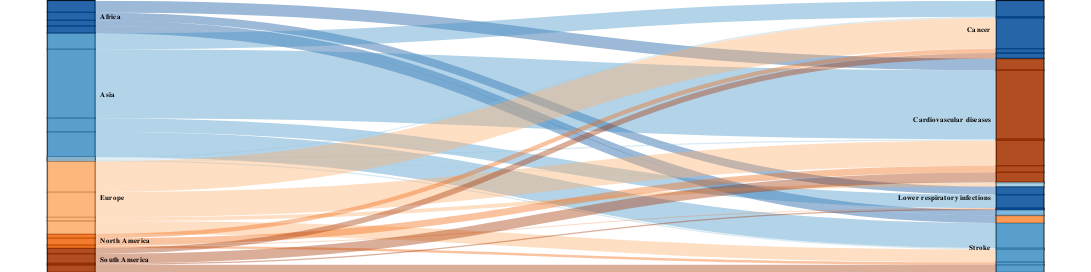

Source (Vega-Lite JSON):
### Vega specification from a JSON file in a GitHub repository (floating-point values rounded to 4 significant figures)
{"$schema": "https://vega.github.io/schema/vega/v5.0.json", "width": 1600, "height": 400, "autosize": "fit", "data": [{"name": "rawData", "values": {"aggregations": {"table": {"buckets": [{"key": {"stk1": "Africa", "stk2": "Cardiovascular diseases"}, "doc_count": 1900000, "col": "#2171b5"}, {"key": {"stk1": "Africa", "stk2": "Lower respiratory infections"}, "doc_count": 1300000, "col": "#9ecae1"}, {"key": {"stk1": "Africa", "stk2": "Neonatal conditions"}, "doc_count": 1200000, "col": "#fc9272"}, {"key": {"stk1": "Africa", "stk2": "Malaria"}, "doc_count": 900000, "col": "#cb181d"}, {"key": {"stk1": "Asia", "stk2": "Cardiovascular diseases"}, "doc_count": 11200000, "col": "#2171b5"}, {"key": {"stk1": "Asia", "stk2": "Lower respiratory infections"}, "doc_count": 2200000, "col": "#9ecae1"}, {"key": {"stk1": "Asia", "stk2": "Cancer"}, "doc_count": 2600000, "col": "#fc9272"}, {"key": {"stk1": "Asia", "stk2": "Stroke"}, "doc_count": 4100000, "col": "#cb181d"}, {"key": {"stk1": "Australia", "stk2": "Cardiovascular diseases"}, "doc_count": 200000, "col": "#cb181d"}, {"key": {"stk1": "Australia", "stk2": "Chronic obstructive pulmonary disease"}, "doc_count": 100000, "col": "#cb181d"}, {"key": {"stk1": "Australia", "stk2": "Cancer"}, "doc_count": 200000, "col": "#fc9272"}, {"key": {"stk1": "Australia", "stk2": "Stroke"}, "doc_count": 200000, "col": "#cb181d"}, {"key": {"stk1": "Europe", "stk2": "Cardiovascular diseases"}, "doc_count": 4100000, "col": "#cb181d"}, {"key": {"stk1": "Europe", "stk2": "Chronic obstructive pulmonary disease"}, "doc_count": 600000, "col": "#cb181d"}, {"key": {"stk1": "Europe", "stk2": "Cancer"}, "doc_count": 5000000, "col": "#fc9272"}, {"key": {"stk1": "Europe", "stk2": "Stroke"}, "doc_count": 2100000, "col": "#cb181d"}, {"key": {"stk1": "North America", "stk2": "Cardiovascular diseases"}, "doc_count": 1100000, "col": "#cb181d"}, {"key": {"stk1": "North America", "stk2": "Lower respiratory infections"}, "doc_count": 100000, "col": "#cb181d"}, {"key": {"stk1": "North America", "stk2": "Cancer"}, "doc_count": 700000, "col": "#fc9272"}, {"key": {"stk1": "North America", "stk2": "Stroke"}, "doc_count": 400000, "col": "#cb181d"}, {"key": {"stk1": "South America", "stk2": "Cardiovascular diseases"}, "doc_count": 1600000, "col": "#cb181d"}, {"key": {"stk1": "South America", "stk2": "Lower respiratory infections"}, "doc_count": 200000, "col": "#cb181d"}, {"key": {"stk1": "South America", "stk2": "Cancer"}, "doc_count": 900000, "col": "#fc9272"}, {"key": {"stk1": "South America", "stk2": "Stroke"}, "doc_count": 1200000, "col": "#cb181d"}]}}}, "format": {"property": "aggregations.table.buckets"}, "transform": [{"type": "formula", "expr": "datum.key.stk1", "as": "stk1"}, {"type": "formula", "expr": "datum.key.stk2", "as": "stk2"}, {"type": "formula", "expr": "datum.doc_count", "as": "size"}]}, {"name": "nodes", "source": "rawData", "transform": [{"type": "filter", "expr": "!groupSelector || groupSelector.stk1 == datum.stk1 || groupSelector.stk2 == datum.stk2"}, {"type": "formula", "expr": "datum.stk1+datum.stk2", "as": "key"}, {"type": "fold", "fields": ["stk1", "stk2"], "as": ["stack", "grpId"]}, {"type": "formula", "expr": "datum.stack == 'stk1' ? datum.stk1+datum.stk2 : datum.stk2+datum.stk1", "as": "sortField"}, {"type": "stack", "groupby": ["stack"], "sort": {"field": "sortField", "order": "descending"}, "field": "size"}, {"type": "formula", "expr": "(datum.y0+datum.y1)/2", "as": "yc"}]}, {"name": "groups", "source": "nodes", "transform": [{"type": "aggregate", "groupby": ["stack", "grpId"], "fields": ["size"], "ops": ["sum"], "as": ["total"]}, {"type": "stack", "groupby": ["stack"], "sort": {"field": "grpId", "order": "descending"}, "field": "total"}, {"type": "formula", "expr": "scale('y', datum.y0)", "as": "scaledY0"}, {"type": "formula", "expr": "scale('y', datum.y1)", "as": "scaledY1"}, {"type": "formula", "expr": "datum.stack == 'stk1'", "as": "rightLabel"}, {"type": "formula", "expr": "datum.total/domain('y')[1]", "as": "percentage"}]}, {"name": "destinationNodes", "source": "nodes", "transform": [{"type": "filter", "expr": "datum.stack == 'stk2'"}]}, {"name": "edges", "source": "nodes", "transform": [{"type": "filter", "expr": "datum.stack == 'stk1'"}, {"type": "lookup", "from": "destinationNodes", "key": "key", "fields": ["key"], "as": ["target"]}, {"type": "linkpath", "orient": "horizontal", "shape": "diagonal", "sourceY": {"expr": "scale('y', datum.yc)"}, "sourceX": {"expr": "scale('x', 'stk1') + bandwidth('x')"}, "targetY": {"expr": "scale('y', datum.target.yc)"}, "targetX": {"expr": "scale('x', 'stk2')"}}, {"type": "formula", "expr": "range('y')[0]-scale('y', datum.size)", "as": "strokeWidth"}, {"type": "formula", "expr": "datum.size/domain('y')[1]", "as": "percentage"}]}], "scales": [{"name": "x", "type": "band", "range": "width", "domain": ["stk1", "stk2"], "paddingOuter": 0.05, "paddingInner": 0.95}, {"name": "y", "type": "linear", "range": "height", "domain": {"data": "nodes", "field": "y1"}}, {"name": "color", "type": "ordinal", "range": ["#08519c", "#4292c6", "#9ecae1", "#fdae6b", "#f16913", "#a63603", "#a63603", "#08519c", "#fd8d3c", "#6baed6"], "domain": {"data": "rawData", "fields": ["stk1", "stk2"]}}, {"name": "stackNames", "type": "ordinal", "range": ["Source", "Destination"], "domain": ["stk1", "stk2"]}], "axes": [{"orient": "bottom", "scale": "x", "labels": false, "encode": {"labels": {"update": {"text": {"scale": "stackNames", "field": "value"}}}}, "domain": false, "ticks": false}, {"orient": "left", "scale": "y", "labels": false, "domain": false, "ticks": false}], "marks": [{"type": "rect", "from": {"data": "nodes"}, "encode": {"enter": {"stroke": {"value": "#000"}, "strokeWidth": {"value": 2}, "width": {"scale": "x", "band": 1}, "x": {"scale": "x", "field": "stack"}, "y": {"field": "y0", "scale": "y"}, "y2": {"field": "y1", "scale": "y"}}}}, {"type": "path", "name": "edgeMark", "from": {"data": "edges"}, "clip": true, "encode": {"update": {"stroke": [{"test": "groupSelector && groupSelector.stack=='stk1'", "scale": "color", "field": "stk2"}, {"scale": "color", "field": "stk1"}], "strokeWidth": {"field": "strokeWidth"}, "path": {"field": "path"}, "strokeOpacity": {"signal": "!groupSelector && (groupHover.stk1 == datum.stk1 || groupHover.stk2 == datum.stk2) ? 0.9 : 0.4"}, "zindex": {"signal": "!groupSelector && (groupHover.stk1 == datum.stk1 || groupHover.stk2 == datum.stk2) ? 1 : 0"}, "tooltip": {"signal": "datum.stk1 + ' → ' + datum.stk2 + '    ' + format(datum.size, ',.0f') + '   (' + format(datum.percentage, '.1%') + ')'"}}, "hover": {"strokeOpacity": {"value": 1}}}}, {"type": "rect", "name": "groupMark", "from": {"data": "groups"}, "encode": {"enter": {"fill": {"scale": "color", "field": "grpId"}, "width": {"scale": "x", "band": 1}}, "update": {"x": {"scale": "x", "field": "stack"}, "y": {"field": "scaledY0"}, "y2": {"field": "scaledY1"}, "fillOpacity": {"value": 0.88}, "tooltip": {"signal": "datum.grpId + '   ' + format(datum.total, ',.0f') + '   (' + format(datum.percentage, '.1%') + ')'"}}, "hover": {"fillOpacity": {"value": 1}}}}, {"type": "text", "from": {"data": "groups"}, "interactive": false, "encode": {"update": {"x": {"signal": "scale('x', datum.stack) + (datum.rightLabel ? bandwidth('x') + 8 : -8)"}, "yc": {"signal": "(datum.scaledY0 + datum.scaledY1)/2"}, "align": {"signal": "datum.rightLabel ? 'left' : 'right'"}, "baseline": {"value": "middle"}, "fontWeight": {"value": "bold"}, "text": {"signal": "abs(datum.scaledY0-datum.scaledY1) > 13 ? datum.grpId : ''"}}}}, {"type": "group", "data": [{"name": "dataForShowAll", "values": [{}], "transform": [{"type": "filter", "expr": "groupSelector"}]}], "encode": {"enter": {"xc": {"signal": "width/2"}, "y": {"value": 30}, "width": {"value": 80}, "height": {"value": 30}}}, "marks": [{"type": "group", "name": "groupReset", "from": {"data": "dataForShowAll"}, "encode": {"enter": {"cornerRadius": {"value": 6}, "fill": {"value": "#f5f5f5"}, "stroke": {"value": "#c1c1c1"}, "strokeWidth": {"value": 2}, "height": {"field": {"group": "height"}}, "width": {"field": {"group": "width"}}}, "update": {"opacity": {"value": 1}}, "hover": {"opacity": {"value": 0.7}}}, "marks": [{"type": "text", "interactive": false, "encode": {"enter": {"xc": {"field": {"group": "width"}, "mult": 0.5}, "yc": {"field": {"group": "height"}, "mult": 0.5, "offset": 2}, "align": {"value": "center"}, "baseline": {"value": "middle"}, "fontWeight": {"value": "bold"}, "text": {"value": "Show All"}}}}]}]}], "signals": [{"name": "groupHover", "value": {}, "on": [{"events": "@groupMark:mouseover", "update": "{stk1:datum.stack=='stk1' && datum.grpId, stk2:datum.stack=='stk2' && datum.grpId}"}, {"events": "mouseout", "update": "{}"}]}, {"name": "groupSelector", "value": false, "on": [{"events": "@groupMark:click!", "update": "{stack:datum.stack, stk1:datum.stack=='stk1' && datum.grpId, stk2:datum.stack=='stk2' && datum.grpId}"}, {"events": [{"type": "click", "markname": "groupReset"}, {"type": "dblclick"}], "update": "false"}]}]}
